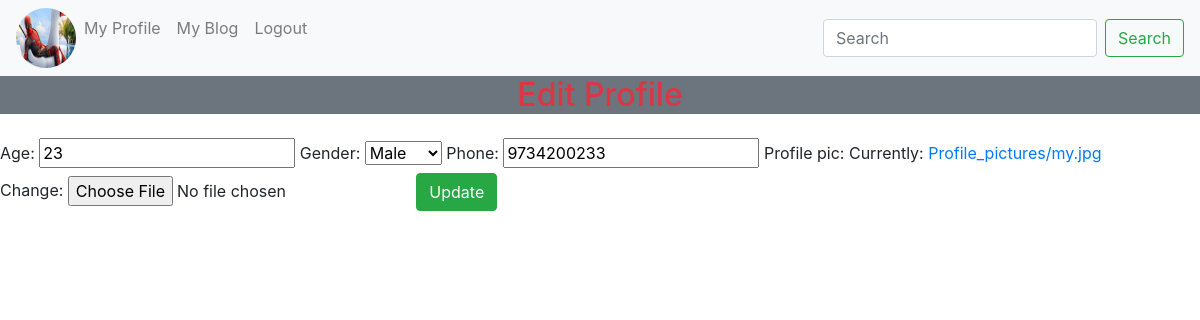
Page /user/edit/3 (signed in) on the committed database.
### account/models.py (models this page shows)
class UserProfile(models.Model):
    age=models.IntegerField()
    options=(
        ('Male','Male'),
        ('Female','Female'),
        ('Others','Others')
    )
    gender=models.CharField(max_length=100,choices=options,default="Male")
    phone=models.IntegerField()
    profile_pic=models.ImageField(upload_to="Profile_pictures")
    user=models.OneToOneField(User,on_delete=models.CASCADE,related_name="p_user")

### user/views.py (the view, shortened to what this page needs)
# urls.py: path('edit/<int:pk>',EditView.as_view(),name="edit"),
class EditView(UpdateView):
    form_class=ProfieForm
    model=UserProfile
    success_url=reverse_lazy("pro")
    template_name="edit.html"
    pk_url_kwargs="pk"

### user/forms.py
class ProfieForm(forms.ModelForm):
    class Meta:
        model=UserProfile
        exclude=['user']

### user/templates/edit.html (shortened to what this page needs)
{%extends 'nav.html'%}
{%block nav%}
<h2 class="text-center text-danger bg-secondary">Edit Profile</h2>
<form action="" method="post" enctype="multipart/form-data">
      {{form.as_table}}
      <tr>
        <td class="text_center" colspan="2">
            <button class="btn btn-success">Update</button>
        </td>
      </tr>
</form>
{%endblock nav%}

### user/templates/nav.html (shortened to what this page needs)
<!doctype html>
<html lang="en">
  <head>
    <link rel="stylesheet" href="https://stackpath.bootstrapcdn.com/bootstrap/4.3.1/css/bootstrap.min.css">
  </head>
  <body>
    <nav class="navbar navbar-expand-lg navbar-light bg-light">
        <div class="collapse navbar-collapse" id="navbarSupportedContent">
          <ul class="navbar-nav mr-auto">
            {% if request.user.p_user %}
            <img class="rounded-circle" style="width: 60px;" height="60px" src="{{request.user.p_user.profile_pic.url}}" alt="Card image cap">
            {%endif%}
            <li class="nav-item">
                <a class="nav-link" href="{% url 'pro' %}">My Profile</a>
              </li>
              <li class="nav-item">
                <a class="nav-link" href="{% url 'mblog' %}">My Blog</a>
              </li>
              <li class="nav-item">
                <a class="nav-link" href="{% url 'logout' %}">Logout</a>
              </li>
          </ul>
          <form class="form-inline my-2 my-lg-0">
            <input class="form-control mr-sm-2" type="search" placeholder="Search" aria-label="Search">
            <button class="btn btn-outline-success my-2 my-sm-0" type="submit">Search</button>
          </form>
        </div>
      </nav>
      {% block nav %}
      {% endblock nav %}
  </body>
</html>

### rows in the picture
UserProfile: age "23", gender "Male", phone "9734200233"
